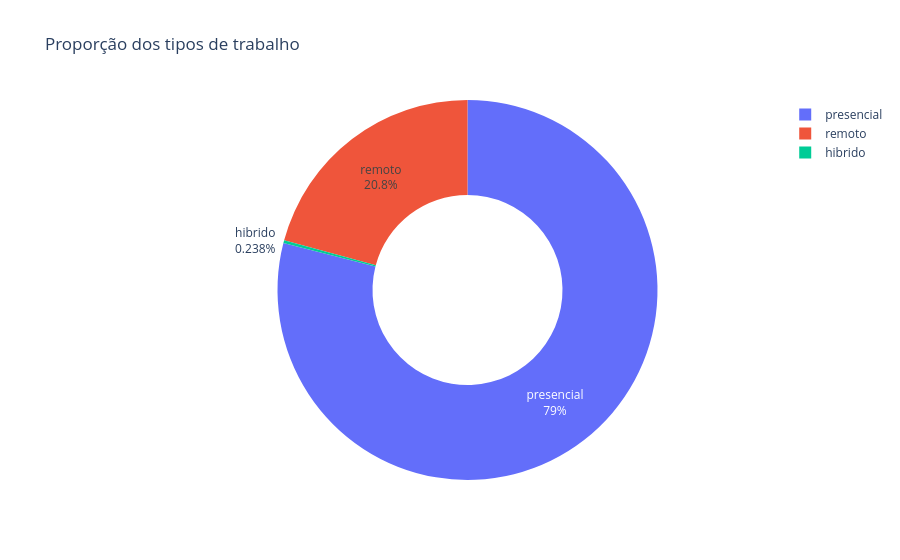

Write notebook code for a chart like this one.
### Code cell
remoto_contagem = df_limpo['remoto'].value_counts().reset_index()
remoto_contagem.columns = ['tipo_trabalho', 'quantidade']

fig = px.pie(remoto_contagem,
             names='tipo_trabalho',
             values='quantidade',
             title='Proporção dos tipos de trabalho',
             hole=0.5
          )
fig.update_traces(textinfo='percent+label')
fig

# fig.show()

### Figure 1 — Plotly figure (JSON) as saved in the notebook; plotly's stock layout.template omitted (floating-point values rounded to 4 significant figures)
{"data": [{"domain": {"x": [0, 1], "y": [0, 1]}, "hole": 0.5, "hovertemplate": "tipo_trabalho=%{label}<br>quantidade=%{value}<extra></extra>", "labels": ["presencial", "remoto", "hibrido"], "legendgroup": "", "name": "", "showlegend": true, "textinfo": "percent+label", "type": "pie", "values": [105305, 27716, 318]}], "layout": {"legend": {"tracegroupgap": 0}, "title": {"text": "Proporção dos tipos de trabalho"}}}
